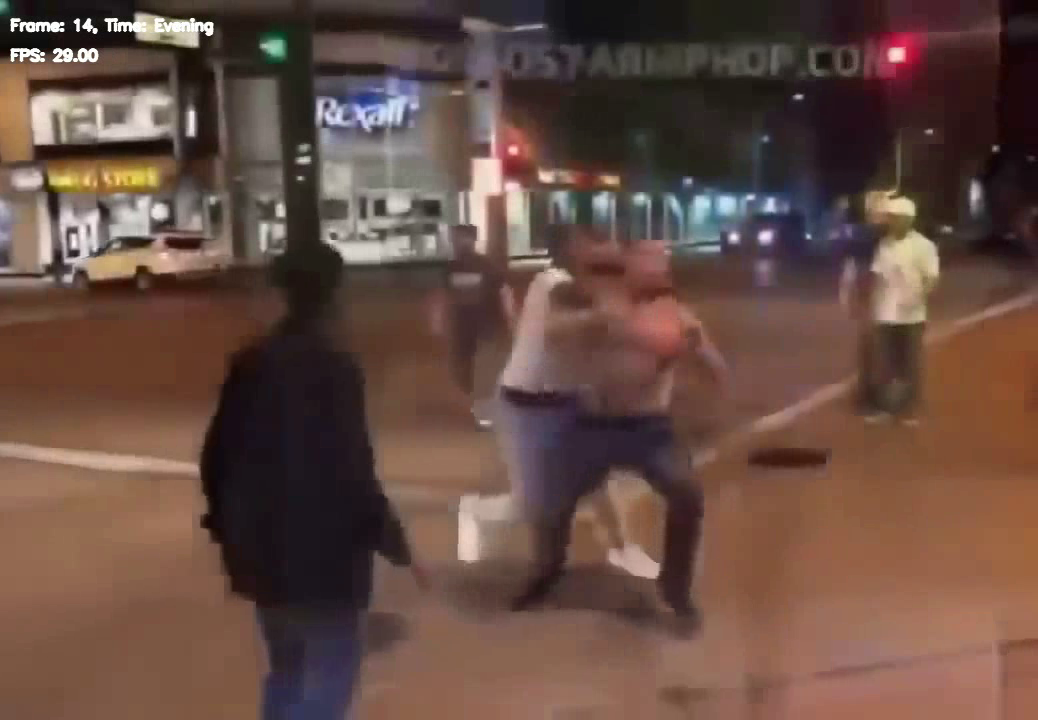
#> input picture frame 14 of outputs/notebooks/20260610-01-frames-brightness-analysis/annotated_video.avi, 1038 x 720 px, given in place of Assault034_x264_to_test.mp4, which was not available
$ jupyter execute 01-frames-brightness-analysis.ipynb
#> lines starting #> are read from the running program, lines starting #| are printed output that depends on the picture; after the words box and inside, x2 and y2 are one past the last pixel; in counts of white or black regions, pixels touching at a corner belong together; pictures that were not available may be replaced by others from this repository, and a replacement may not be noted
### src/utils/utils.py
import cv2
import numpy as np
from pathlib import Path


class ComputerVision:
    def __init__(self):
        pass

    def calculate_brightness(self, frame):
        hsv = cv2.cvtColor(frame, cv2.COLOR_BGR2HSV)
        brightness = hsv[:, :, 2].mean()  # Mean brightness of the V channel
        return brightness

    def classify_frame(self, brightness, thresholds):
        if brightness > thresholds['day']:
            return 'Day'
        elif thresholds['evening'] < brightness <= thresholds['day']:
            return 'Evening'
        else:
            return 'Night'

### src/notebooks/01-frames-brightness-analysis.ipynb
[cell 1]
import cv2
import sys
from pathlib import Path

[cell 2]
from src.utils.utils import ComputerVision

[cell 3]
ROOT_DIR = Path.cwd().parent.parent
sys.path.insert(0, str(ROOT_DIR / "src"))

[cell 4]
OUTPUT_DIR = ROOT_DIR / "src" / "experiments"
OUTPUT_DIR.mkdir(exist_ok=True)

INPUT_DIR = ROOT_DIR / "datasets" / "data"
INPUT_DIR.mkdir(exist_ok=True)

[cell 5]
cv = ComputerVision()

[cell 6]
def annotate_video(input_path, output_path, thresholds):
    cap = cv2.VideoCapture(input_path)
    if not cap.isOpened():
        print("Error: Could not open the video file.")
        return

    frame_width = int(cap.get(cv2.CAP_PROP_FRAME_WIDTH))
    frame_height = int(cap.get(cv2.CAP_PROP_FRAME_HEIGHT))
    fps = int(cap.get(cv2.CAP_PROP_FPS))
    fourcc = cv2.VideoWriter_fourcc(*'XVID')
    out = cv2.VideoWriter(output_path, fourcc, fps, (frame_width, frame_height))
    frame_counts = {'Day': 0, 'Evening': 0, 'Night': 0}
    frame_index = 0
    while cap.isOpened():
        ret, frame = cap.read()
#> frame is the input picture: shape (720, 1038, 3); mean B, G, R 66.9, 76.3, 102.5
        if not ret:
            break
        brightness = cv.calculate_brightness(frame)
#> in calculate_brightness, `hsv = cv2.cvtColor(frame, cv2.COLOR_BGR2HSV)`: hsv: shape (720, 1038, 3); mean H, S, V 41.1, 95.3, 103.6
#> in calculate_brightness, `brightness = hsv[:, :, 2].mean()`: brightness = 103.6
#> brightness = 103.6
        classification = cv.classify_frame(brightness, thresholds)
#> classification = 'Evening'
        print(f"Frame {frame_index}: Brightness={brightness:.2f}, Classification={classification}")
#| Frame 0: Brightness=103.56, Classification=Evening
        frame_counts[classification] += 1
        text = f"Frame: {frame_index}, Time: {classification}"
#> text = 'Frame: 0, Time: Evening'
        cv2.putText(frame, text, (10, 30), cv2.FONT_HERSHEY_SIMPLEX, 0.5, (255, 255, 255), 2, cv2.LINE_AA)
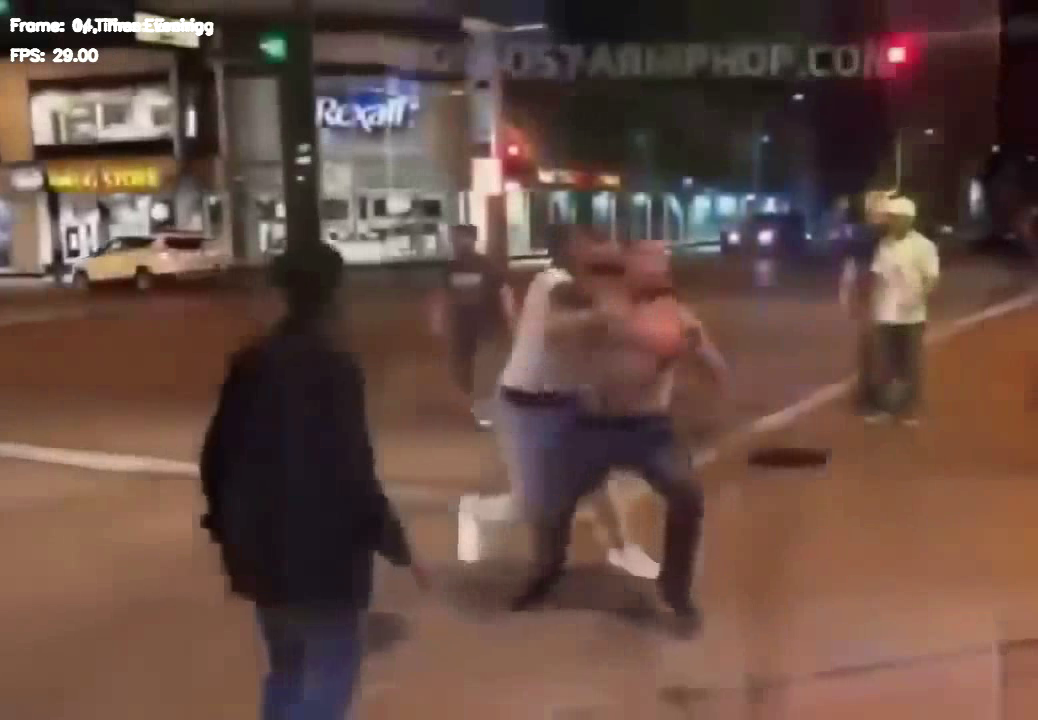
#> frame: shape (720, 1038, 3); 0.24% of pixels changed, all inside (x1, y1, x2, y2) = (10, 18, 204, 37)
        out.write(frame)
        frame_index += 1
    cap.release()
    out.release()
    total_frames = sum(frame_counts.values())
    percentages = {key: (count / total_frames) * 100 for key, count in frame_counts.items()}
    print(f"Annotated video saved to {output_path}")
    print(f"Day: {percentages['Day']:.2f}%, Evening: {percentages['Evening']:.2f}%, Night: {percentages['Night']:.2f}%")


$ run again, starting later in the video
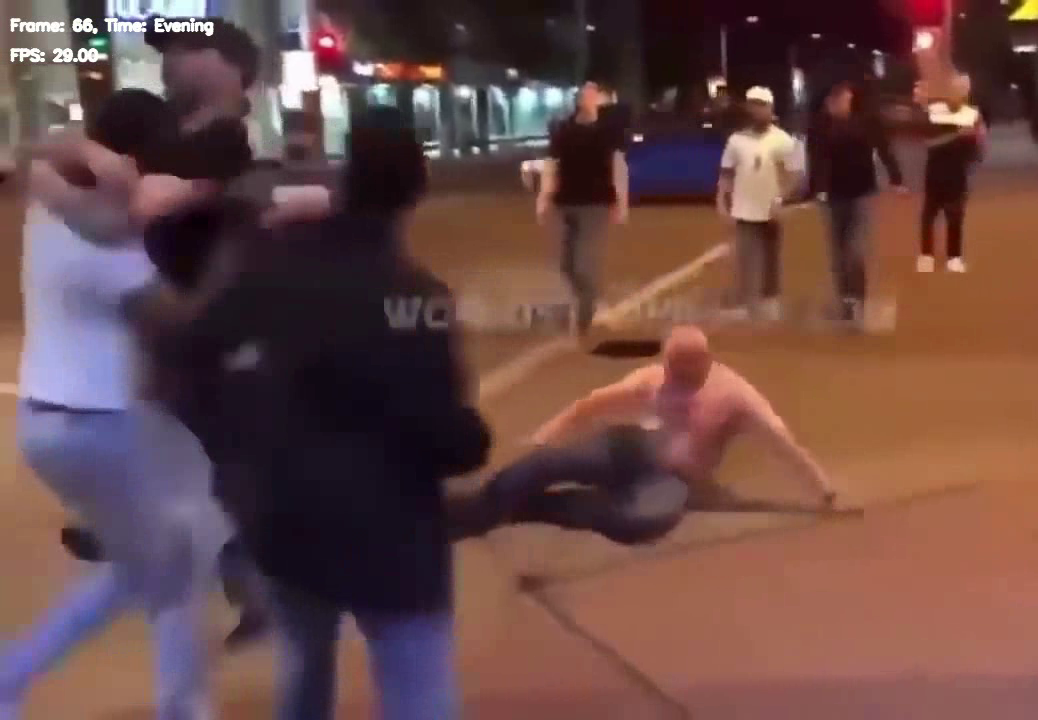
#> input picture frame 66 of outputs/notebooks/20260610-01-frames-brightness-analysis/annotated_video.avi, 1038 x 720 px, given in place of Assault034_x264_to_test.mp4, which was not available
#> in annotate_video, frame is the input picture: shape (720, 1038, 3); mean B, G, R 70.3, 72.7, 105.4
#> hsv: shape (720, 1038, 3); mean H, S, V 73, 113.3, 109.8
#> in calculate_brightness, `brightness = hsv[:, :, 2].mean()`: brightness = 109.8
#> classification = 'Evening'
#| Frame 0: Brightness=109.76, Classification=Evening
#> text = 'Frame: 0, Time: Evening'
#> in annotate_video, `cv2.putText(frame, text, (10, 30), cv2.FONT_HERSHEY_SIMPLEX, 0.5, (255..`:
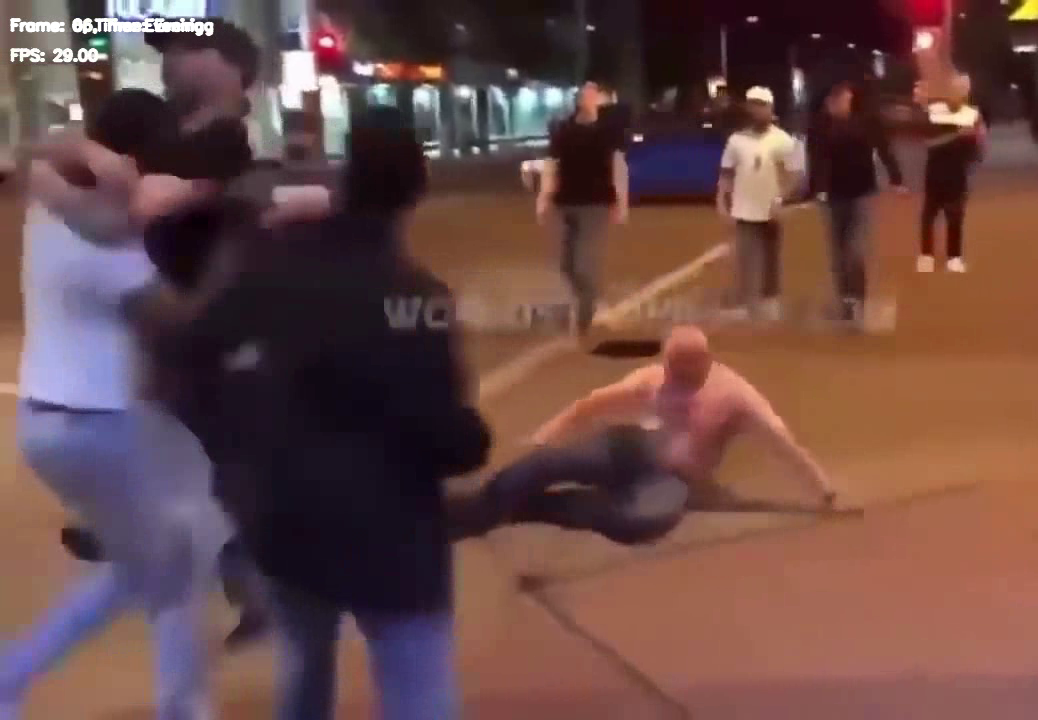
#> frame: shape (720, 1038, 3); 0.25% of pixels changed, all inside (x1, y1, x2, y2) = (10, 18, 204, 37)

$ run again, starting later in the video
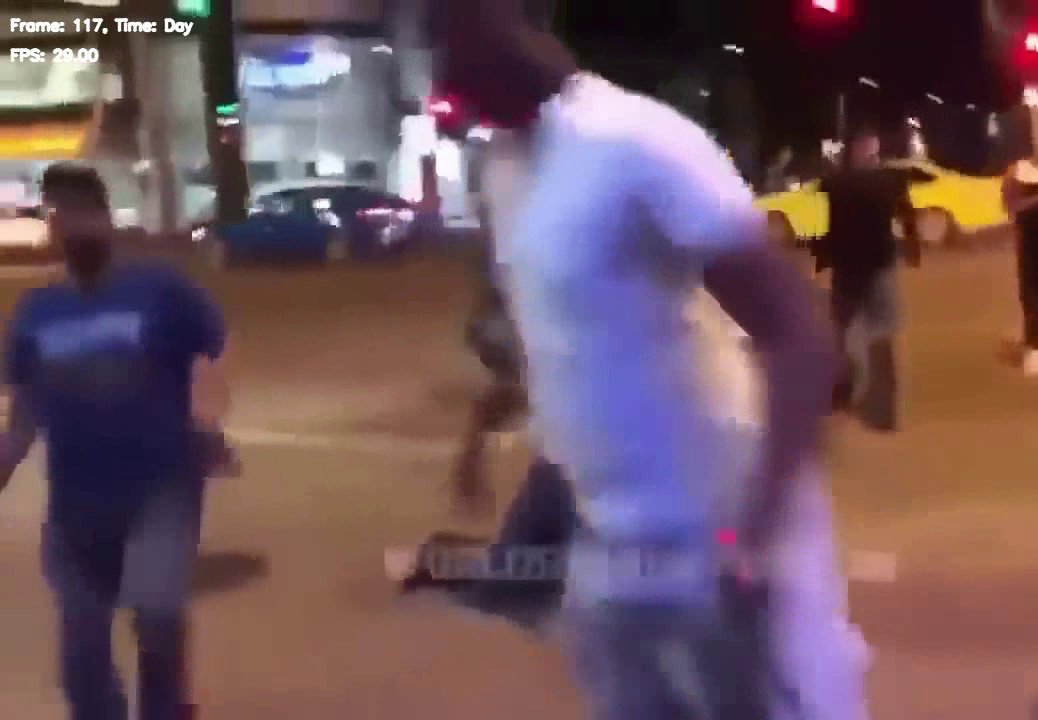
#> input picture frame 117 of outputs/notebooks/20260610-01-frames-brightness-analysis/annotated_video.avi, 1038 x 720 px, given in place of Assault034_x264_to_test.mp4, which was not available
#> in annotate_video, frame is the input picture: shape (720, 1038, 3); mean B, G, R 92.1, 83.7, 110.2
#> hsv: shape (720, 1038, 3); mean H, S, V 82.1, 105.7, 122
#> in calculate_brightness, `brightness = hsv[:, :, 2].mean()`: brightness = 122
#> classification = 'Day'
#| Frame 0: Brightness=122.02, Classification=Day
#> text = 'Frame: 0, Time: Day'
#> in annotate_video, `cv2.putText(frame, text, (10, 30), cv2.FONT_HERSHEY_SIMPLEX, 0.5, (255..`:
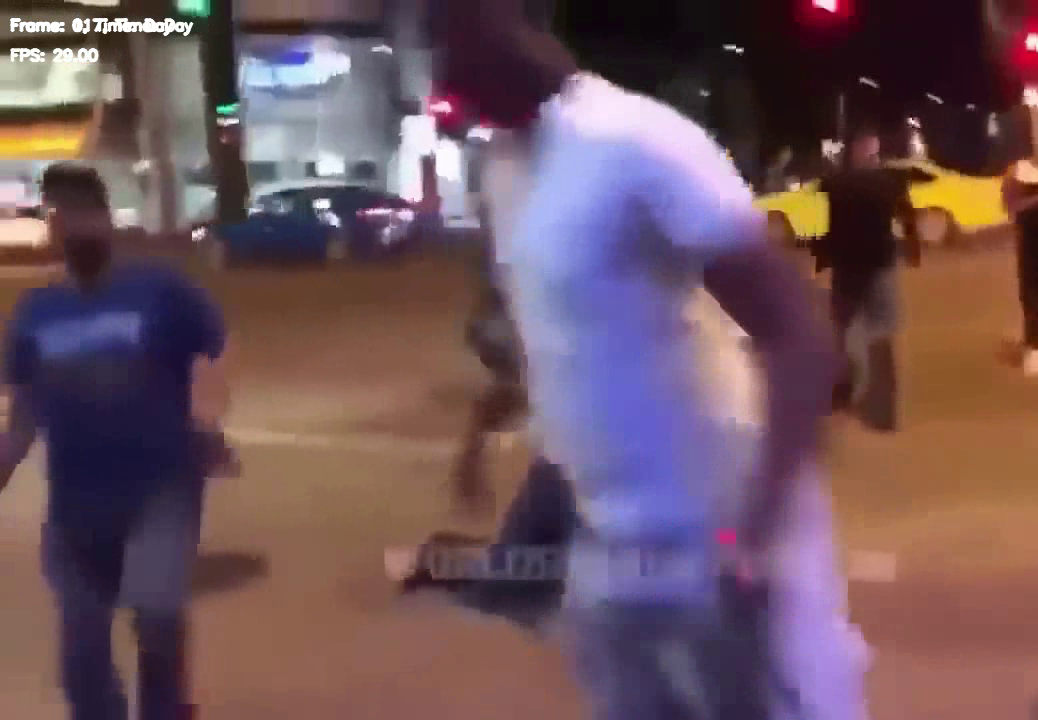
#> frame: shape (720, 1038, 3); 0.21% of pixels changed, all inside (x1, y1, x2, y2) = (10, 18, 173, 37)
